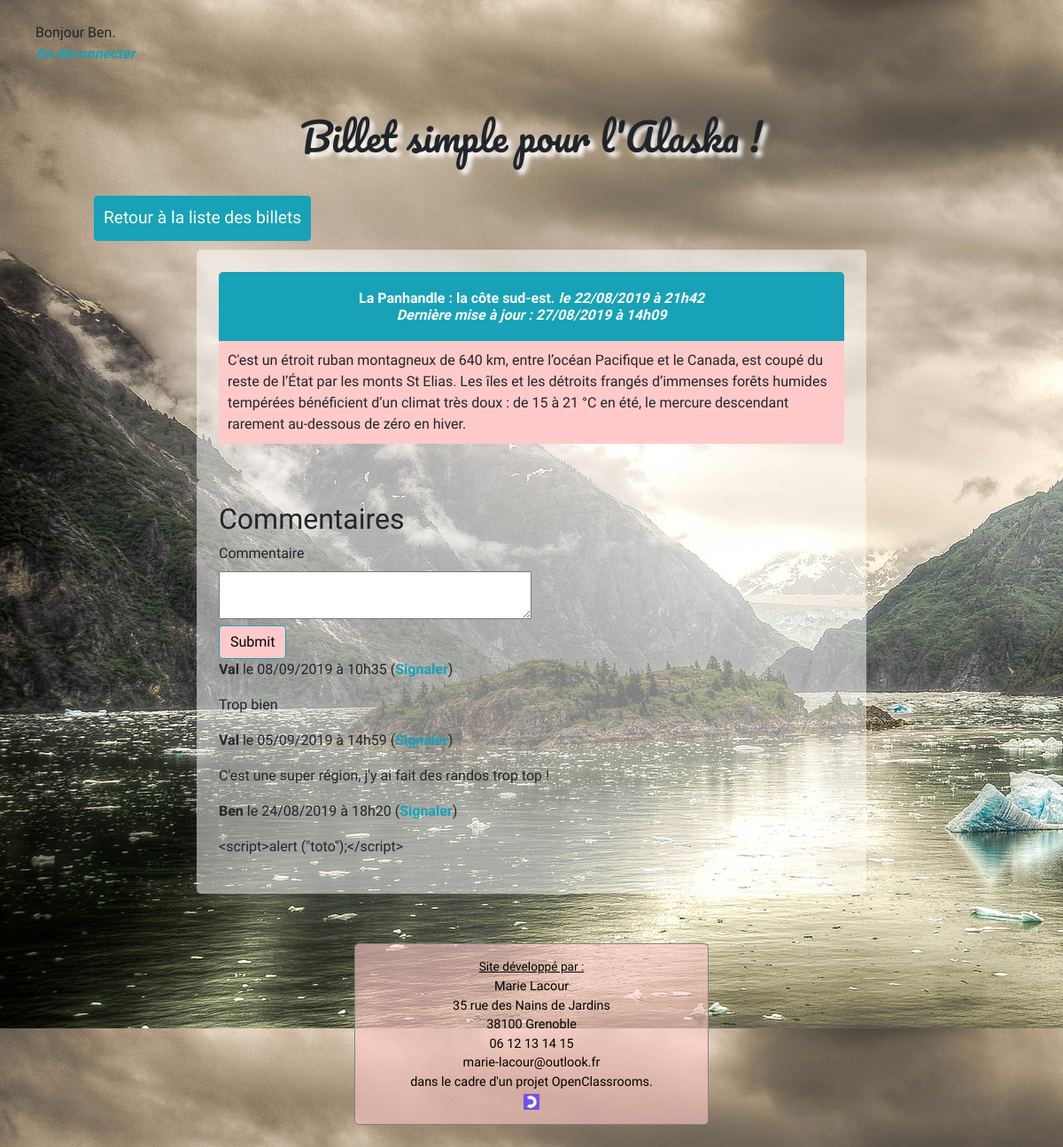
Screenshot of /index.php?action=post&id=18 (signed in) with the database file from the repository.
### tables this page shows
CREATE TABLE IF NOT EXISTS `posts` (
  `id` int(11) NOT NULL AUTO_INCREMENT,
  `title` varchar(255) NOT NULL,
  `content` text NOT NULL,
  `creation_date` datetime NOT NULL,
  `update_date` datetime NOT NULL DEFAULT CURRENT_TIMESTAMP,
  PRIMARY KEY (`id`)
);

CREATE TABLE IF NOT EXISTS `comments` (
  `id` int(11) NOT NULL AUTO_INCREMENT,
  `post_id` int(11) NOT NULL,
  `id_author` int(11) NOT NULL,
  `comment` text NOT NULL,
  `comment_date` datetime NOT NULL,
  `notification` int(11) DEFAULT '0',
  PRIMARY KEY (`id`),
  KEY `deleteComments` (`post_id`)
);

CREATE TABLE IF NOT EXISTS `users` (
  `id` int(11) NOT NULL AUTO_INCREMENT,
  `username` varchar(255) NOT NULL,
  `password` varchar(255) NOT NULL,
  `status` int(11) NOT NULL DEFAULT '0',
  PRIMARY KEY (`id`)
);

### controller/frontend.php (called while the page is built, shortened)
<?php
require_once('model/PostManager.php');
require_once('model/CommentManager.php');
function post() {
    $postManager = new \ML\Blog\Model\PostManager();
    $commentManager = new \ML\Blog\Model\CommentManager();
    $post = $postManager->getPost($_GET['id']);
    $comments = $commentManager->getComments($_GET['id']);
    require('view/frontend/postView.php');
}

### model/PostManager.php (called while the page is built, shortened)
<?php
class PostManager extends \ML\Blog\Model\Manager {
    public function getPost($postId) {
        $db = $this->dbConnect();
        $req = $db->prepare('SELECT id, title, content, DATE_FORMAT(creation_date, \'%d/%m/%Y à %Hh%i\') AS creation_date_fr, DATE_FORMAT(update_date, \'%d/%m/%Y à %Hh%i\') AS update_date_fr FROM posts WHERE id = ?');
        $req->execute(array($postId));
        $post = $req->fetch();
        return $post;
    }
}

### model/CommentManager.php (called while the page is built, shortened)
<?php
class CommentManager extends \ML\Blog\Model\Manager {
    public function getComments($postId) {
        $db = $this->dbConnect();
        $comments = $db->prepare('SELECT comments.id, users.username AS commentWriter, comments.comment, DATE_FORMAT(comments.comment_date, \'%d/%m/%Y à %Hh%i\') AS comment_date_fr FROM comments INNER JOIN users ON comments.id_author = users.id WHERE comments.post_id = ? ORDER BY comments.comment_date DESC');
        $comments->execute(array($postId));
        return $comments;
    }
}

### view/postView.php (the view, shortened to what this page needs)
<h1>Billet simple pour l'Alaska !</h1>
<a class="btn btn-info retourListe" href="index.php">Retour à la liste des billets</a>
<div class="news">
    <h3>
        <?= htmlspecialchars($post['title']); ?>
        <em>le <?= $post['creation_date_fr']; ?>
        <?php if(($post['creation_date_fr']) !== ($post['update_date_fr'])) {
            echo '<br/>Dernière mise à jour : '.($post['update_date_fr']);
        }
        ?></em>
    </h3>
    <?php echo nl2br($post['content']); ?>
</div>
<div class="comments">
    <h2>Commentaires</h2>
    <?php if(isset($_SESSION['id'])) {
        ?>
        <form action="index.php?action=addComment&amp;id=<?= $post['id'] ?>" method="post">
            <div>
                <label for="comment">Commentaire</label><br />
                <textarea id="comment" name="comment"></textarea>
            </div>
            <div>
                <input type="submit" />
            </div>
        </form>
    <?php
    }
    while ($comment = $comments->fetch()) {
    ?>
    <p><strong><?= (htmlspecialchars($comment['commentWriter'])); ?></strong> le <?= $comment['comment_date_fr']; ?>
    <?php
    if(isset($_SESSION['id'])) {
        ?>
        (<a href="index.php?action=notifyComment&amp;id=<?=$comment['id']?>">Signaler</a>)</p>
        <?php
    }
    ?>
    <p><?= nl2br(htmlspecialchars($comment['comment'])); ?></p>
    <?php
    }
    ?>
</div>
<?php require('template.php'); ?>

### public/css/style.css (style rules this page uses)
body { font-family: 'Varela Round', 'Pacifico',sans-serif; background: no-repeat url("../images/alaska.jpg"), url("../images/tracy-arm-fjord-alaska.jpg"), url("../images/skagway-alaska.jpg"), url("../images/ours-alaska.jpg"); margin : 25px; }
h1 { text-align:center; font-family: 'Pacifico'; margin-top: 30px; margin-bottom: 30px; font-size:2.7rem; text-shadow: 5px 5px 5px white; }
.news, .comments { width:75%; margin:auto; padding : 25px; background-color : rgba(255,255,255,0.5); border-radius: 5px; }
a.retourListe { color : white; font-size: 1.2em; padding : 10px; margin:10px; }
h3 { text-align:center; background-color:#17a2b8 ; color:white; font-size:1em; padding: 20px; margin-bottom:0px; font-weight: bold; border-top-right-radius: 5px; border-top-left-radius: 5px; }
.news p, ul, li { background-color:#ffcac9; margin-top:0px; padding : 10px; border-bottom-right-radius: 5px; border-bottom-left-radius: 5px; }
a { text-decoration: none; color: #17a2b8; font-weight: bold; }
input { display: inline-block; font-weight: 400; vertical-align: middle; -webkit-user-select: none; -moz-user-select: none; -ms-user-select: none; user-select: none; background-color: #ffcac9; border: 1px solid #17a2b8; border-top-color: #17a2b8; border-right-color: #17a2b8; border-bottom-color: #17a2b8; border-left-color: #17a2b8; padding: .375rem .75rem; font-size: 1rem; line-height: 1.5; border-radius: .25rem; }
textarea#comment { width:50%; }

### public/css/smallDevicesStyle.css (style rules this page uses)
body { margin : 5px; }
h1 { margin-top: 5px; }
.news { width:100%; padding : 10px; }
.comments { width:100%; padding :10px; }
a.retourListe { font-size: 1em; }
h3 { padding: 5px; }
.news p, ul, li { padding : 5px; }

### public/css/mediumDevicesStyle.css (style rules this page uses)
body { margin : 5px; }
h1 { margin-top: 5px; }
.news { width:95%; }
.comments { width:95%; }
a.retourListe { font-size: 1em; }
h3 { padding: 5px; }
.news p, ul, li { padding : 5px; }
textarea#comment { width:100%; }

### rows the page displays
posts: title "La Panhandle : la côte sud-est.", content "C'est un étroit ruban montagneux de 640 km, entre l’océan Pacifique et le Canada, est coupé du reste de l’État par les monts St Elias. Les îles et les détroits frangés d’immenses forêts humides tempérées bénéficient d’un climat très doux : de 15 à 21 °C en été, le mercure descendant rarement au-dessous de zéro en hiver."
comments: id_author.username "Val", comment_date_fr "08/09/2019 à 10h35", comment "Trop bien"
comments: id_author.username "Val", comment_date_fr "05/09/2019 à 14h59", comment "C'est une super région, j'y ai fait des randos trop top !"
comments: id_author.username "Ben", comment_date_fr "24/08/2019 à 18h20", comment "<script>alert (\"toto\");</script>"

### other values shown
$_SESSION['username'] "Ben"
$post['creation_date_fr'] "22/08/2019 à 21h42"
$post['update_date_fr'] "27/08/2019 à 14h09"
